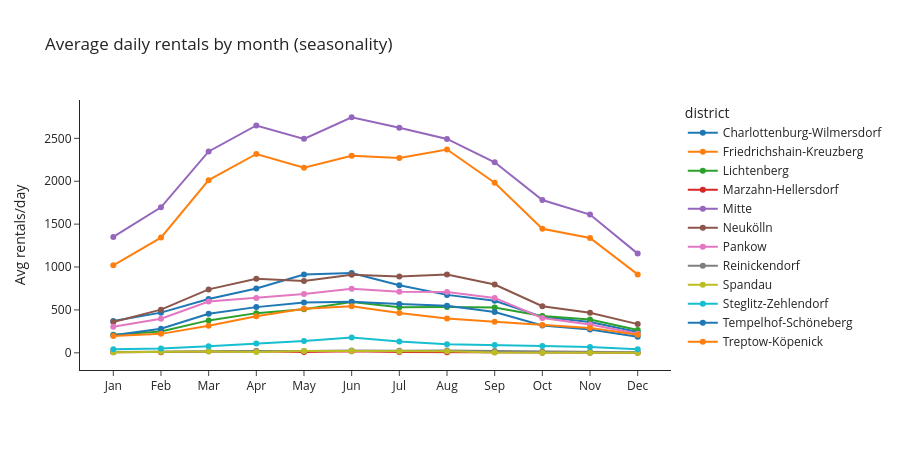

This figure's notebook cell:
### Code cell
# Monthly demand profile: seasonality check
district_daily['month'] = district_daily['date'].dt.month
district_daily['month_name'] = district_daily['date'].dt.strftime('%b')

month_avg = (
    district_daily.groupby(['district', 'month', 'month_name'])['rentals']
    .mean()
    .reset_index()
    .sort_values(['district', 'month'])
)

fig = px.line(
    month_avg,
    x='month_name', y='rentals', color='district',
    markers=True,
    category_orders={'month_name': ['Jan','Feb','Mar','Apr','May','Jun','Jul','Aug','Sep','Oct','Nov','Dec']},
    title='Average daily rentals by month (seasonality)',
    labels={'rentals': 'Avg rentals/day', 'month_name': ''},
    template='simple_white',
    height=450
)
fig.show()

### Figure 1 — Plotly figure (JSON) as saved in the notebook; plotly's stock layout.template omitted (floating-point values rounded to 4 significant figures)
{"data": [{"hovertemplate": "district=Charlottenburg-Wilmersdorf<br>=%{x}<br>Avg rentals/day=%{y}<extra></extra>", "legendgroup": "Charlottenburg-Wilmersdorf", "line": {"color": "#1F77B4", "dash": "solid"}, "marker": {"symbol": "circle"}, "mode": "lines+markers", "name": "Charlottenburg-Wilmersdorf", "orientation": "v", "showlegend": true, "type": "scatter", "x": ["Jan", "Feb", "Mar", "Apr", "May", "Jun", "Jul", "Aug", "Sep", "Oct", "Nov", "Dec"], "xaxis": "x", "y": [372.0, 468.4, 627.1, 749.6, 913.4, 931.1, 786.7, 675.3, 606.4, 419.1, 359.2, 243.0], "yaxis": "y"}, {"hovertemplate": "district=Friedrichshain-Kreuzberg<br>=%{x}<br>Avg rentals/day=%{y}<extra></extra>", "legendgroup": "Friedrichshain-Kreuzberg", "line": {"color": "#FF7F0E", "dash": "solid"}, "marker": {"symbol": "circle"}, "mode": "lines+markers", "name": "Friedrichshain-Kreuzberg", "orientation": "v", "showlegend": true, "type": "scatter", "x": ["Jan", "Feb", "Mar", "Apr", "May", "Jun", "Jul", "Aug", "Sep", "Oct", "Nov", "Dec"], "xaxis": "x", "y": [1019.0, 1343.0, 2013.0, 2318.0, 2156.0, 2296.0, 2271.0, 2369.0, 1982.0, 1446.0, 1338.0, 913.8], "yaxis": "y"}, {"hovertemplate": "district=Lichtenberg<br>=%{x}<br>Avg rentals/day=%{y}<extra></extra>", "legendgroup": "Lichtenberg", "line": {"color": "#2CA02C", "dash": "solid"}, "marker": {"symbol": "circle"}, "mode": "lines+markers", "name": "Lichtenberg", "orientation": "v", "showlegend": true, "type": "scatter", "x": ["Jan", "Feb", "Mar", "Apr", "May", "Jun", "Jul", "Aug", "Sep", "Oct", "Nov", "Dec"], "xaxis": "x", "y": [210.2, 248.3, 377.9, 462.6, 508.2, 591.4, 531.7, 535.1, 529.1, 429.5, 389.0, 265.0], "yaxis": "y"}, {"hovertemplate": "district=Marzahn-Hellersdorf<br>=%{x}<br>Avg rentals/day=%{y}<extra></extra>", "legendgroup": "Marzahn-Hellersdorf", "line": {"color": "#D62728", "dash": "solid"}, "marker": {"symbol": "circle"}, "mode": "lines+markers", "name": "Marzahn-Hellersdorf", "orientation": "v", "showlegend": true, "type": "scatter", "x": ["Jan", "Feb", "Mar", "Apr", "May", "Jun", "Jul", "Aug", "Sep", "Oct", "Nov", "Dec"], "xaxis": "x", "y": [6.712, 7.774, 17.21, 18.48, 9.906, 17.43, 8.581, 6.29, 6.033, 1.806, 1.63, 0.8276], "yaxis": "y"}, {"hovertemplate": "district=Mitte<br>=%{x}<br>Avg rentals/day=%{y}<extra></extra>", "legendgroup": "Mitte", "line": {"color": "#9467BD", "dash": "solid"}, "marker": {"symbol": "circle"}, "mode": "lines+markers", "name": "Mitte", "orientation": "v", "showlegend": true, "type": "scatter", "x": ["Jan", "Feb", "Mar", "Apr", "May", "Jun", "Jul", "Aug", "Sep", "Oct", "Nov", "Dec"], "xaxis": "x", "y": [1351.0, 1696.0, 2347.0, 2650.0, 2494.0, 2746.0, 2622.0, 2493.0, 2221.0, 1781.0, 1612.0, 1156.0], "yaxis": "y"}, {"hovertemplate": "district=Neukölln<br>=%{x}<br>Avg rentals/day=%{y}<extra></extra>", "legendgroup": "Neukölln", "line": {"color": "#8C564B", "dash": "solid"}, "marker": {"symbol": "circle"}, "mode": "lines+markers", "name": "Neukölln", "orientation": "v", "showlegend": true, "type": "scatter", "x": ["Jan", "Feb", "Mar", "Apr", "May", "Jun", "Jul", "Aug", "Sep", "Oct", "Nov", "Dec"], "xaxis": "x", "y": [358.5, 502.9, 739.4, 863.3, 838.0, 909.3, 890.2, 914.0, 796.6, 542.8, 468.1, 334.7], "yaxis": "y"}, {"hovertemplate": "district=Pankow<br>=%{x}<br>Avg rentals/day=%{y}<extra></extra>", "legendgroup": "Pankow", "line": {"color": "#E377C2", "dash": "solid"}, "marker": {"symbol": "circle"}, "mode": "lines+markers", "name": "Pankow", "orientation": "v", "showlegend": true, "type": "scatter", "x": ["Jan", "Feb", "Mar", "Apr", "May", "Jun", "Jul", "Aug", "Sep", "Oct", "Nov", "Dec"], "xaxis": "x", "y": [303.0, 396.9, 598.5, 639.2, 684.7, 745.4, 711.4, 709.2, 640.1, 405.9, 330.0, 221.9], "yaxis": "y"}, {"hovertemplate": "district=Reinickendorf<br>=%{x}<br>Avg rentals/day=%{y}<extra></extra>", "legendgroup": "Reinickendorf", "line": {"color": "#7F7F7F", "dash": "solid"}, "marker": {"symbol": "circle"}, "mode": "lines+markers", "name": "Reinickendorf", "orientation": "v", "showlegend": true, "type": "scatter", "x": ["Jan", "Feb", "Mar", "Apr", "May", "Jun", "Jul", "Aug", "Sep", "Oct", "Nov", "Dec"], "xaxis": "x", "y": [9.694, 14.57, 22.18, 22.62, 21.56, 27.37, 23.77, 26.77, 20.13, 15.48, 12.47, 7.194], "yaxis": "y"}, {"hovertemplate": "district=Spandau<br>=%{x}<br>Avg rentals/day=%{y}<extra></extra>", "legendgroup": "Spandau", "line": {"color": "#BCBD22", "dash": "solid"}, "marker": {"symbol": "circle"}, "mode": "lines+markers", "name": "Spandau", "orientation": "v", "showlegend": true, "type": "scatter", "x": ["Jan", "Feb", "Mar", "Apr", "May", "Jun", "Jul", "Aug", "Sep", "Oct", "Nov", "Dec"], "xaxis": "x", "y": [6.56, 12.0, 15.67, 10.08, 20.19, 19.93, 16.74, 19.68, 3.0, 2.033, 1.308, 0.875], "yaxis": "y"}, {"hovertemplate": "district=Steglitz-Zehlendorf<br>=%{x}<br>Avg rentals/day=%{y}<extra></extra>", "legendgroup": "Steglitz-Zehlendorf", "line": {"color": "#17BECF", "dash": "solid"}, "marker": {"symbol": "circle"}, "mode": "lines+markers", "name": "Steglitz-Zehlendorf", "orientation": "v", "showlegend": true, "type": "scatter", "x": ["Jan", "Feb", "Mar", "Apr", "May", "Jun", "Jul", "Aug", "Sep", "Oct", "Nov", "Dec"], "xaxis": "x", "y": [40.52, 50.91, 76.94, 107.6, 137.0, 178.6, 131.0, 98.71, 91.17, 78.94, 66.7, 42.03], "yaxis": "y"}, {"hovertemplate": "district=Tempelhof-Schöneberg<br>=%{x}<br>Avg rentals/day=%{y}<extra></extra>", "legendgroup": "Tempelhof-Schöneberg", "line": {"color": "#1F77B4", "dash": "solid"}, "marker": {"symbol": "circle"}, "mode": "lines+markers", "name": "Tempelhof-Schöneberg", "orientation": "v", "showlegend": true, "type": "scatter", "x": ["Jan", "Feb", "Mar", "Apr", "May", "Jun", "Jul", "Aug", "Sep", "Oct", "Nov", "Dec"], "xaxis": "x", "y": [205.4, 281.7, 456.2, 532.7, 587.9, 594.1, 568.8, 549.1, 474.8, 317.7, 272.1, 188.2], "yaxis": "y"}, {"hovertemplate": "district=Treptow-Köpenick<br>=%{x}<br>Avg rentals/day=%{y}<extra></extra>", "legendgroup": "Treptow-Köpenick", "line": {"color": "#FF7F0E", "dash": "solid"}, "marker": {"symbol": "circle"}, "mode": "lines+markers", "name": "Treptow-Köpenick", "orientation": "v", "showlegend": true, "type": "scatter", "x": ["Jan", "Feb", "Mar", "Apr", "May", "Jun", "Jul", "Aug", "Sep", "Oct", "Nov", "Dec"], "xaxis": "x", "y": [195.1, 220.9, 315.8, 427.2, 514.0, 542.6, 464.6, 399.0, 362.5, 323.8, 290.7, 211.6], "yaxis": "y"}], "layout": {"height": 450, "legend": {"title": {"text": "district"}, "tracegroupgap": 0}, "title": {"text": "Average daily rentals by month (seasonality)"}, "xaxis": {"anchor": "y", "categoryarray": ["Jan", "Feb", "Mar", "Apr", "May", "Jun", "Jul", "Aug", "Sep", "Oct", "Nov", "Dec"], "categoryorder": "array", "domain": [0, 1], "title": {"text": ""}}, "yaxis": {"anchor": "x", "domain": [0, 1], "title": {"text": "Avg rentals/day"}}}}
